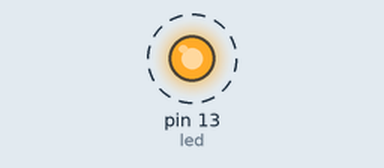
A sketch run on a simulated Arduino Uno, built with avr-gcc and run on an emulated ATmega328P. Parts: output pins drawn as LEDs (lit = HIGH). Dashed ring = blinking.

Above: at 0.5 s.
Timing chart, 0 to 4.6 s (numbered marks = the images above):
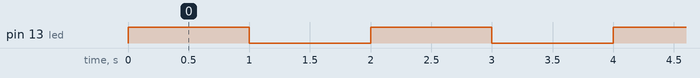

The sketch:

Codigo_2.ino
```cpp
#define led 13

void setup (){
    pinMode(led,OUTPUT);
    digitalWrite(led,LOW);
}
void loop (){
    digitalWrite(led,HIGH);
    delay(1000);
    digitalWrite(led,LOW);
    delay(1000);
}
```

Measured:
- by itself, pin 13 (led): alternates HIGH for 1.0 s and LOW for 1.0 s
